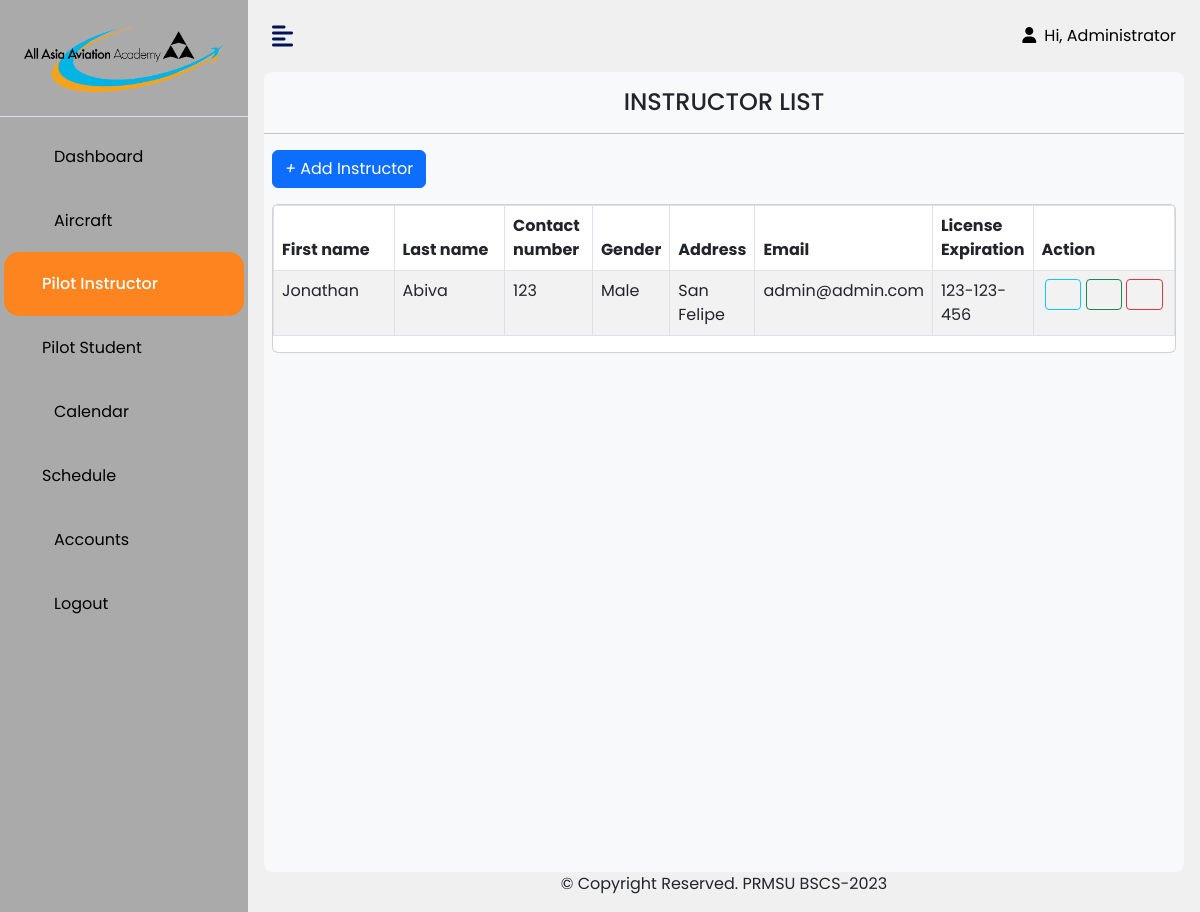
/admin/instructor.php (signed in), run on the app's committed database.
### tables this page shows
CREATE TABLE `instructor` (
  `id` int NOT NULL,
  `firstname` varchar(200) NOT NULL,
  `lastname` varchar(200) NOT NULL,
  `contact` varchar(200) NOT NULL,
  `gender` varchar(6) NOT NULL DEFAULT 'Male ',
  `address` varchar(200) NOT NULL,
  `email` varchar(200) NOT NULL,
  `license` varchar(200) NOT NULL
);

### admin/instructor.php (the view, shortened to what this page needs)
<?php
include '../incAdmin/header.php';
?>
    <div class="d-flex" id="wrapper">
        <div class="bg-white" id="sidebar-wrapper">
            <div class="sidebar-heading text-center py-4 primary-text fs-4 fw-bold text-uppercase border-bottom">
                <img id="logo"src="../img/logo.png" alt="">
            </div>
            <div class="list-group list-group-flush my-2 mx-1">
                <a href="index.php" class="list-group-item list-group-item-action second-text "><i class="fa-duotone fa-house me-2"></i>Dashboard</a>
                <a href="aircraft.php" class="list-group-item list-group-item-action second-text "><i class="fa-duotone fa-plane-up me-2"></i>Aircraft</a>
                <a href="instructor.php" class="list-group-item list-group-item-action second-text active "><i class="fa-duotone fa-user-pilot-tie me-2"></i>Pilot Instructor</a>
                <a href="student.php" class="list-group-item list-group-item-action second-text "><i class="fa-duotone fa-user-pilot me-2"></i>Pilot Student</a>
                <a href="calendar.php" class="list-group-item list-group-item-action second-text "><i class="fa-duotone fa-calendar-days me-2"></i>Calendar</a>
                <a href="schedule.php" class="list-group-item list-group-item-action second-text "><i class="fa-duotone fa-calendar-lines-pen me-2"></i>Schedule</a>
                <a href="account.php" class="list-group-item list-group-item-action second-text "><i class="fa-duotone fa-users me-2"></i>Accounts</a>
                <a href="../logout.php" class="list-group-item list-group-item-action second-text "><i class="fa-duotone fa-right-from-bracket me-2"></i>Logout</a>
            </div>
        </div>
        <div id="page-content-wrapper">
            <nav class="navbar navbar-expand navbar-light bg-transparent py-4 px-4">
                <div class="d-flex align-items-center">
                    <i class="fas fa-align-left primary-text fs-4 me-3" id="menu-toggle"></i>
                </div>
                <div class="collapse navbar-collapse" id="navbarSupportedContent">
                    <ul class="navbar-nav ms-auto mb-2 mb-lg-0 text-light">
                            <a style="color:black;"><i class="fas fa-user me-2"></i>Hi, <?php echo $_SESSION['admin_name'] ?></a>
                    </ul>
                </div>
            </nav>
<div class="table-responsive mx-3 bg-light py-3 rounded-3 vh-100">
        <center>
            <h4>INSTRUCTOR LIST</h4>
        </center>
        <hr>
        <button type="button" id="addInstructor" class="btn btn-primary mb-3 ms-2" data-bs-toggle="modal" data-bs-target="#instructorModal"><i class="fa-duotone fa-plus"></i> Add Instructor</button>
        <div class="card mx-2">
        <table id="myTable" class="table table-striped table-bordered">
            <thead>
                <tr>
                    <th width="15%">First name</th>
                    <th width="15%">Last name</th>
                    <th width="10%">Contact number</th>
                    <th width="8%">Gender</th>
                    <th width="8%">Address</th>
                    <th width="8%">Email</th>
                    <th width="10%">License Expiration</th>
                    <th width="20%">Action</th>
                </tr>
            </thead>
            <tbody>
                <?php
                require '../conn.php';
                $query = "SELECT * FROM instructor";
                $query_run = mysqli_query($conn, $query);
                if(mysqli_num_rows($query_run) > 0)
                {
                    foreach($query_run as $instructor)
                    {
                        ?>
                        <tr>
                            <td data-label="First name"><?= $instructor['firstname'] ?></td>
                            <td data-label="Last name"><?= $instructor['lastname'] ?></td>
                            <td data-label="Contact number"><?= $instructor['contact'] ?></td>
                            <td data-label="Gender"><?= $instructor['gender'] ?></td>
                            <td data-label="Address"><?= $instructor['address'] ?></td>
                            <td data-label="Email"><?= $instructor['email'] ?></td>
                            <td data-label="License Expiration"><?= $instructor['license'] ?></td>
                            <td>
                                <center>
                                <button type="button" value="<?=$instructor['id'];?>" class="viewInstructor btn btn-outline-info btn-sm"><i class="fa-duotone fa-eye mx-1"></i></button>
                                <button type="button" value="<?=$instructor['id'];?>" class="editInstructor btn btn-outline-success btn-sm"><i class="fa-duotone fa-pen-to-square mx-1"></i></button>
                                <button type="button" value="<?=$instructor['id'];?>" class="delInstructor btn btn-outline-danger btn-sm"><i class="fa-duotone fa-trash mx-1"></i></button>
                                </center>
                            </td>
                        </tr>
                        <?php
                        }
                    }
                    ?>
                    </tbody>
                </table>
        </div>
            </div>
            <div class="container-fluid px-4">
                <footer>
                    <center>
                        <p class="text-dark">&copy; Copyright Reserved. PRMSU BSCS-2023</p>
                    </center>
                </footer>
            </div>
        </div>
    </div>
    <?php
include '../incAdmin/footer.php';
?>

### css/admin.css (style rules this page uses)
:root { --main-bg-color: #001253; --main-text-color: #001253; --second-text-color: #000000; --second-bg-color: #FD841F; --third-text-color: #ffffff; }
.primary-text { color: var(--main-text-color); }
.second-text { color: var(--second-text-color); }
* { margin: 0; padding: 0; box-sizing: border-box; font-family: 'Poppins', sans-serif; }
#wrapper { overflow-x: hidden; background-image: linear-gradient( to right, #f0f0f0, #f0f0f0 ); }
#sidebar-wrapper { background-image: linear-gradient( to right, #aaaaaa,#aaaaaa ); min-height: 100vh; margin-left: -16rem; -webkit-transition: margin 0.25s ease-out; -moz-transition: margin 0.25s ease-out; -o-transition: margin 0.25s ease-out; transition: margin 0.25s ease-out; }
#sidebar-wrapper .sidebar-heading { padding: 0.875rem 1.25rem; font-size: 1.2rem; }
#sidebar-wrapper .list-group { width: 15rem; }
#page-content-wrapper { min-width: 100vw; }
#menu-toggle { cursor: pointer; }
.list-group-item { border: none; padding: 20px 30px; }
.list-group.list-group-flush.my-2.mx-1 { --bs-list-group-bg: ; }
.list-group-item.active { background-color: var(--second-bg-color); color: var(--third-text-color); font-weight:500; border: none; border-radius: 15px; }
#logo { width: 200px; }
@media (min-width: 768px) { #sidebar-wrapper { margin-left: 0; } }
@media (min-width: 768px) { #page-content-wrapper { min-width: 0; width: 100%; } }
a i.fas.fa-user.me-2 { color: black; }

### data on the page
instructor: firstname "Jonathan", lastname "Abiva", contact "123", gender "Male", address "San Felipe", email "admin@admin.com", license "123-123-456", $instructor['id'] 1 (drawn)

### other printed values
$_SESSION['admin_name'] "Administrator"
